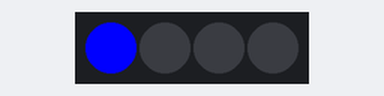
Bench run of a sketch on a simulated Arduino Uno, built with avr-gcc and run on an emulated ATmega328P. Shown: 4 RGB LEDs in strip order, left to right.

Above: at 0.2 s.
At 1.7 s:
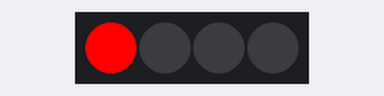
Timing chart, 0 to 3.0 s (numbered marks = the images above):
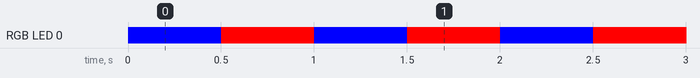

Measured:
- by itself, RGB LED 0: alternates RGB(255, 0, 0) for 0.50 s and RGB(0, 0, 255) for 0.50 s

The sketch:

Blinky.ino
```cpp
/*
 * light_ws2812 example
 *
 * Created: 07.03.2014 12:49:30
 *  Author: Matthias Riegler
 */

#include <WS2812.h>

WS2812 LED(4); // 1 LED

cRGB value;

void setup() {
	LED.setOutput(6); // Digital Pin 9
}

void loop() {
	value.b = 255; value.g = 0; value.r = 0; // RGB Value -> Blue
	LED.set_crgb_at(0, value); // Set value at LED found at index 0
	LED.sync(); // Sends the value to the LED
	delay(500); // Wait 500 ms

	value.b = 0; value.g = 0; value.r = 255; // RGB Value -> Red
	LED.set_crgb_at(0, value); // Set value at LED found at index 0
	LED.sync(); // Sends the value to the LED
	delay(500); // Wait 500 ms
}
```
